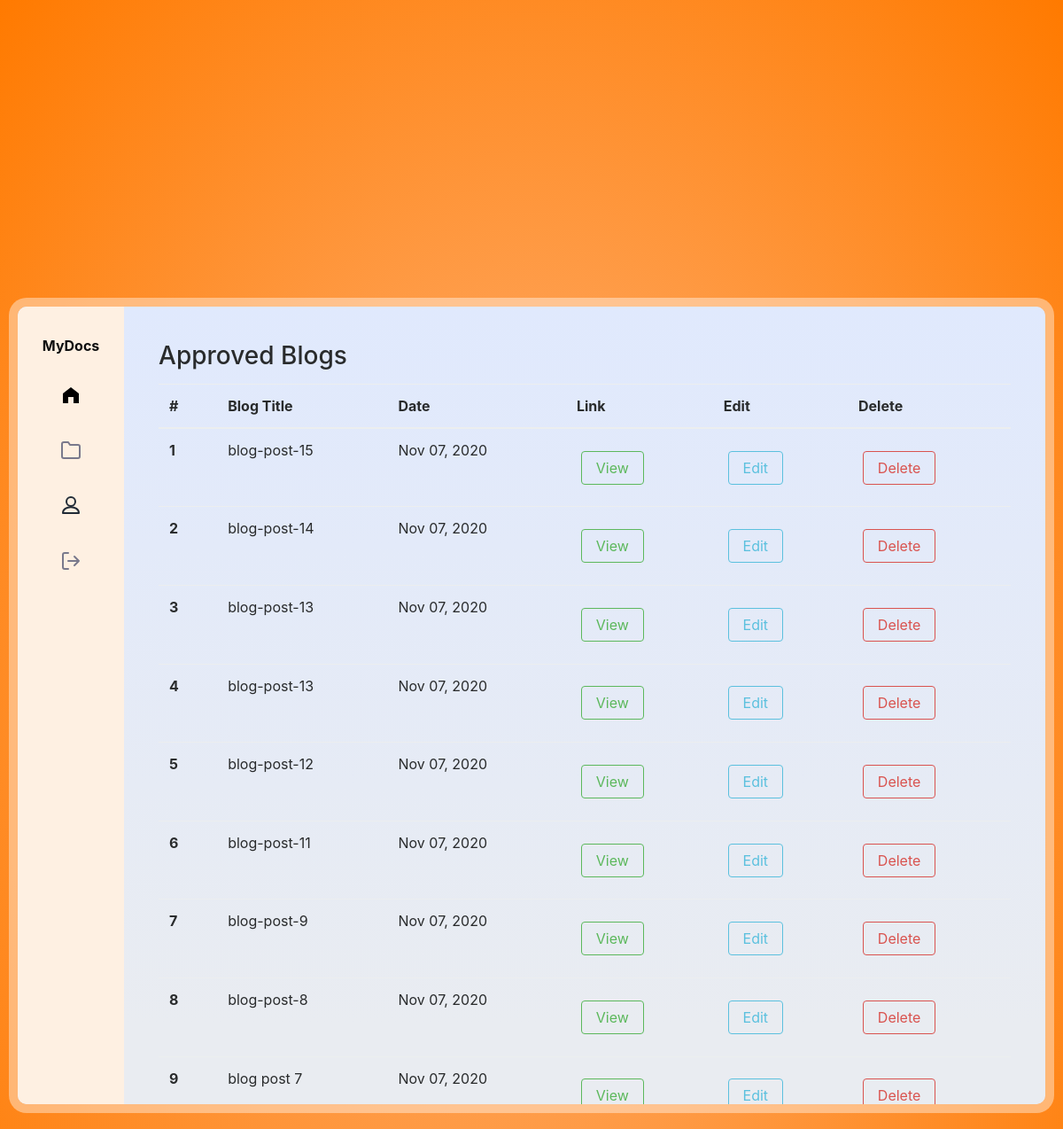
/view_blogs/ (signed in), run on the app's committed database.
### website/models.py (models this page shows, shortened)
class BlogPost(models.Model):
    user = models.ForeignKey(User, on_delete=models.CASCADE)
    blog_title = models.CharField(max_length=400, null=False)
    slug = models.SlugField(max_length=250, null=True, blank=True)
    blog_content = RichTextUploadingField(blank=True, null=True)
    coverPic = models.ImageField(upload_to= 'cover_photos/', default="/cover_photos/default_cover.png")
    pub_date = models.DateTimeField(auto_now_add=True)
    BLOG_STATUS_CHOICES = [
    ('ACTIVE', 'ACTIVE'),
    ('PENDING', 'PENDING'),
    ]
    status = models.CharField(max_length=30, choices=BLOG_STATUS_CHOICES, default="PENDING")
    catagory = models.ManyToManyField(Catagory, blank=True)
    tags = models.ManyToManyField(Tag, blank=True)
    isTranding = models.BooleanField(default=False)

### website/decorators.py (the view)
        def wrapper_func(request, *args, **kwargs):
            group = None
            if request.user.groups.exists():
                group = request.user.groups.all()[0].name
            if group == 'developer':
                return redirect('/developer')
            else:
                return view_func(request, *args, **kwargs)

### website/views.py (called while the page is built)
def trendingCategories_processor(request):
    trandingCatagories = Catagory.objects.filter(
        tranding=True).order_by('-date')[:5]
    trandingCatagoriesPosts = []
    for i in trandingCatagories:
        trandingCatagoriesPosts.append(BlogPost.objects.filter(catagory=i))
    print(zip(trandingCatagories, trandingCatagoriesPosts))
    return {'trandingCatagories': trandingCatagories, 'trandingCatagoriesPosts': zip(trandingCatagories, trandingCatagoriesPosts)}

@login_required
@notDeveloper()
def viewBlogs(request):
    user = request.user
    allBlogs = BlogPost.objects.filter(
        status="ACTIVE", user=user).order_by('-pub_date')
    context = {
        'blogs': allBlogs
    }
    return render(request, 'website/approved_blogs.html', context)

### website/templates/website/approved_blogs.html (shortened to what this page needs)
{% extends 'website/post_base.html' %}
{% block content %}
<div class="container my-3">
    <h3>Approved Blogs</h3>
    <table class="table mt-3 responsive-table ">
        <thead class="thead-dark">
            <tr>
                <th scope="col">#</th>
                <th scope="col">Blog Title</th>
                <th scope="col">Date</th>
                <th scope="col">Link</th>
                <th scope="col">Edit</th>
                <th scope="col">Delete</th>
            </tr>
        </thead>
        <tbody>
            {% for blog in blogs %}
            <tr>
                <th scope="row">{{forloop.counter}}</th>
                <td>{{blog.blog_title}}</td>
                <td>{{blog.pub_date|date:"M d, Y"}}</td>
                <td>
                    <a href="{% url 'blog' blog.slug %}" target="_blank" class="btn btn-outline-success">View</a>
                </td>
                <td><a href="{% url 'edit_post' blog.slug %}" target="_blank" class="btn btn-outline-info">Edit</a></td>
                <td><a href="{% url 'delete_post' blog.slug %}" target="_blank" class="btn btn-outline-danger">Delete</a></td>
            </tr>
            {% endfor %}
        </tbody>
    </table>
</div>
{% endblock %}

### website/templates/website/post_base.html (shortened to what this page needs)
{% load static %}
<!DOCTYPE html>
<html>
<head>
  <link rel="stylesheet" href="{% static 'css/dashboard_style.css' %}">
  <link rel="stylesheet" href="https://cdnjs.cloudflare.com/ajax/libs/normalize/5.0.0/normalize.min.css">
  <link rel='stylesheet' href='https://cdnjs.cloudflare.com/ajax/libs/cropper/2.3.4/cropper.min.css'>
<link href="{% static 'css/bootstrap.css' %}" rel="stylesheet">
</head>
<body>
  <div class="app-container">
    <div class="app-container">
      <div class="left-area">
        <div class="app-name">MyDocs</div>
        <a href="{% url 'dashboard' %}" class="item-link active" id="pageLink">
          <svg width="24" height="24" viewBox="0 0 24 24">
            <path d="M3 10v11h6v-7h6v7h6v-11L12,3z" />
          </svg>
        </a>
        <a href="#" class="item-link" id="pageLink">
          <svg xmlns="http://www.w3.org/2000/svg" width="24" height="24" fill="none" stroke="currentColor"
            stroke-linecap="round" stroke-linejoin="round" stroke-width="2" class="feather feather-folder"
            viewBox="0 0 24 24">
            <defs />
            <path d="M22 19a2 2 0 01-2 2H4a2 2 0 01-2-2V5a2 2 0 012-2h5l2 3h9a2 2 0 012 2z" />
          </svg>
        </a>
        <a href="profile.html" class="item-link" id="pageLink">
          <svg width="24" height="24" viewBox="0 0 24 24" stroke="#212b36" stroke-width="2" stroke-linecap="round"
            stroke-linejoin="round" fill="none">
            <circle cx="12" cy="8" r="5" />
            <path d="M3,21 h18 C 21,12 3,12 3,21" />
          </svg>
        </a>
        <a href="dasbord.html">
          <button class="btn-logout">
            <svg xmlns="http://www.w3.org/2000/svg" width="24" height="24" fill="none" stroke="currentColor"
              stroke-linecap="round" stroke-linejoin="round" stroke-width="2" class="feather feather-log-out"
              viewBox="0 0 24 24">
              <defs />
              <path d="M9 21H5a2 2 0 01-2-2V5a2 2 0 012-2h4M16 17l5-5-5-5M21 12H9" />
            </svg>
          </button>
      </div>
      <div class="right-area" style="overflow: scroll;">
        {% block content %}{% endblock %}
      </div>
</body>
</html>

### website/static/css/dashboard_style.css (style rules this page uses)
* { box-sizing: border-box; }
body { font-family: Arial, Helvetica, sans-serif; }
html { scroll-behavior: smooth; }
html, body { width: 100%; height: 100vh; margin: 0; }
body { font-family: "DM Sans", sans-serif; display: flex; justify-content: center; align-items: center; flex-direction: column; overflow: hidden; overflow-x: hidden; background: #ff7e5f; background: -webkit-linear-gradient(to right, #feb47b, #ff7a00); background: radial-gradient( #feb47b, #ff7a00); background-position: center; background-size: cover; padding: 20px; }
.container { position: absolute; margin-left: 125px; width: 100%; }
:root { --dark-font: #0f0f10; --light-font: #79798c; }
a { text-decoration: none; cursor: pointer; }
.app-container { position: relative; border-radius: 10px; width: 100%; height: 100%; max-width: 1200px; max-height: 900px; background: linear-gradient( 180deg, rgba(224, 233, 253, 1) 0%, rgba(233, 236, 241, 1) 90% ); box-shadow: 0 0 0 10px rgba(255, 255, 255, 0.4); display: flex; overflow: hidden; }
.app-name { font-weight: 700; font-size: 16px; line-height: 24px; color: var(--dark-font); margin-bottom: 32px; }
.right-area { padding: 24px; overflow: auto; }
.btn { background:white; color:black; border:1px solid black; padding: 0.5em 1em; text-decoration:none; margin:0.8em 0.3em; display:inline-block; cursor:pointer; }

### data on the page
BlogPost: blog_title "blog-post-15", pub_date "Nov 07, 2020"
BlogPost: blog_title "blog-post-14", pub_date "Nov 07, 2020"
BlogPost: blog_title "blog-post-13", pub_date "Nov 07, 2020"
BlogPost: blog_title "blog-post-13", pub_date "Nov 07, 2020"
BlogPost: blog_title "blog-post-12", pub_date "Nov 07, 2020"
BlogPost: blog_title "blog-post-11", pub_date "Nov 07, 2020"
BlogPost: blog_title "blog-post-9", pub_date "Nov 07, 2020"
BlogPost: blog_title "blog-post-8", pub_date "Nov 07, 2020"
BlogPost: blog_title "blog post 7", pub_date "Nov 07, 2020"
